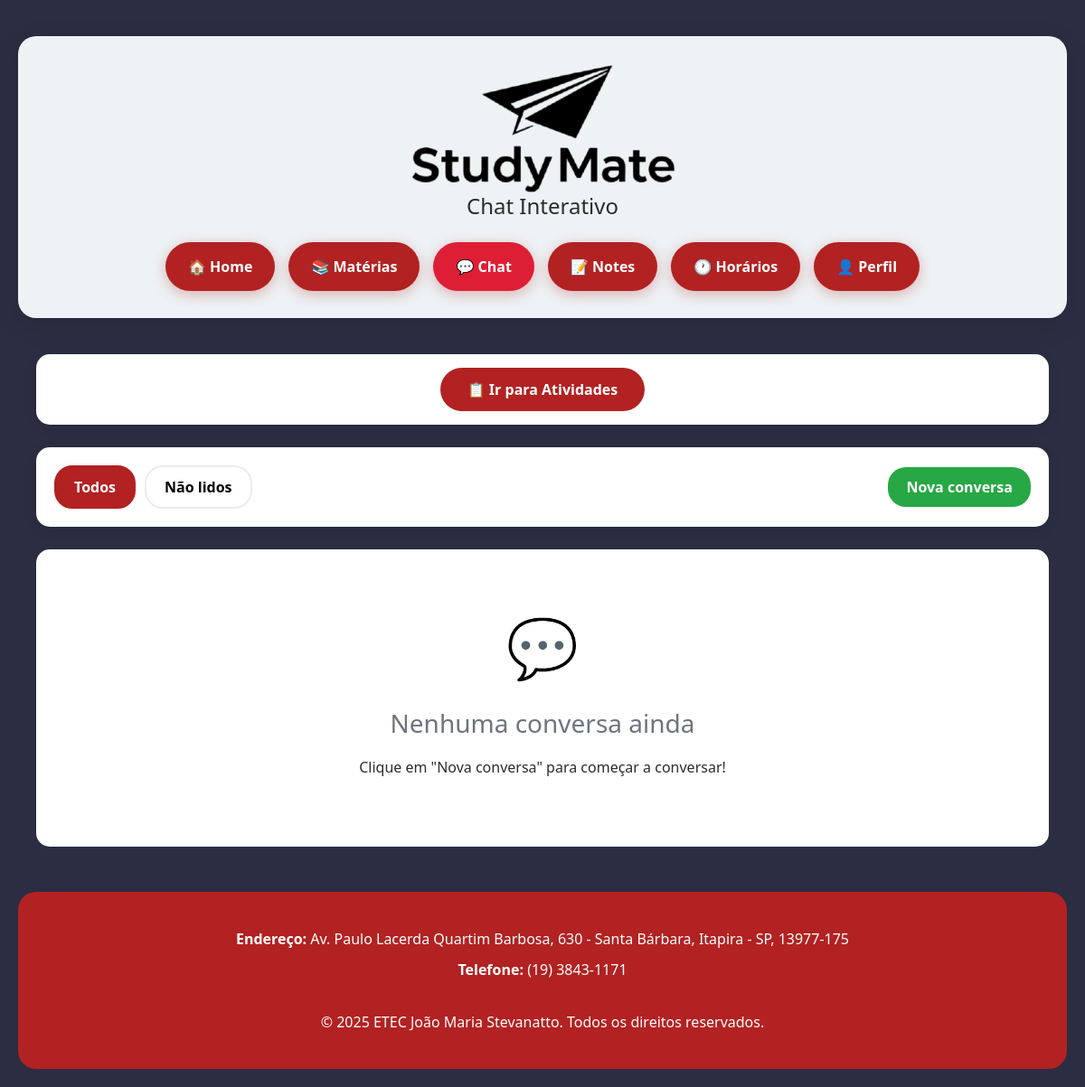
The app's page /chat/ (signed in), older data.
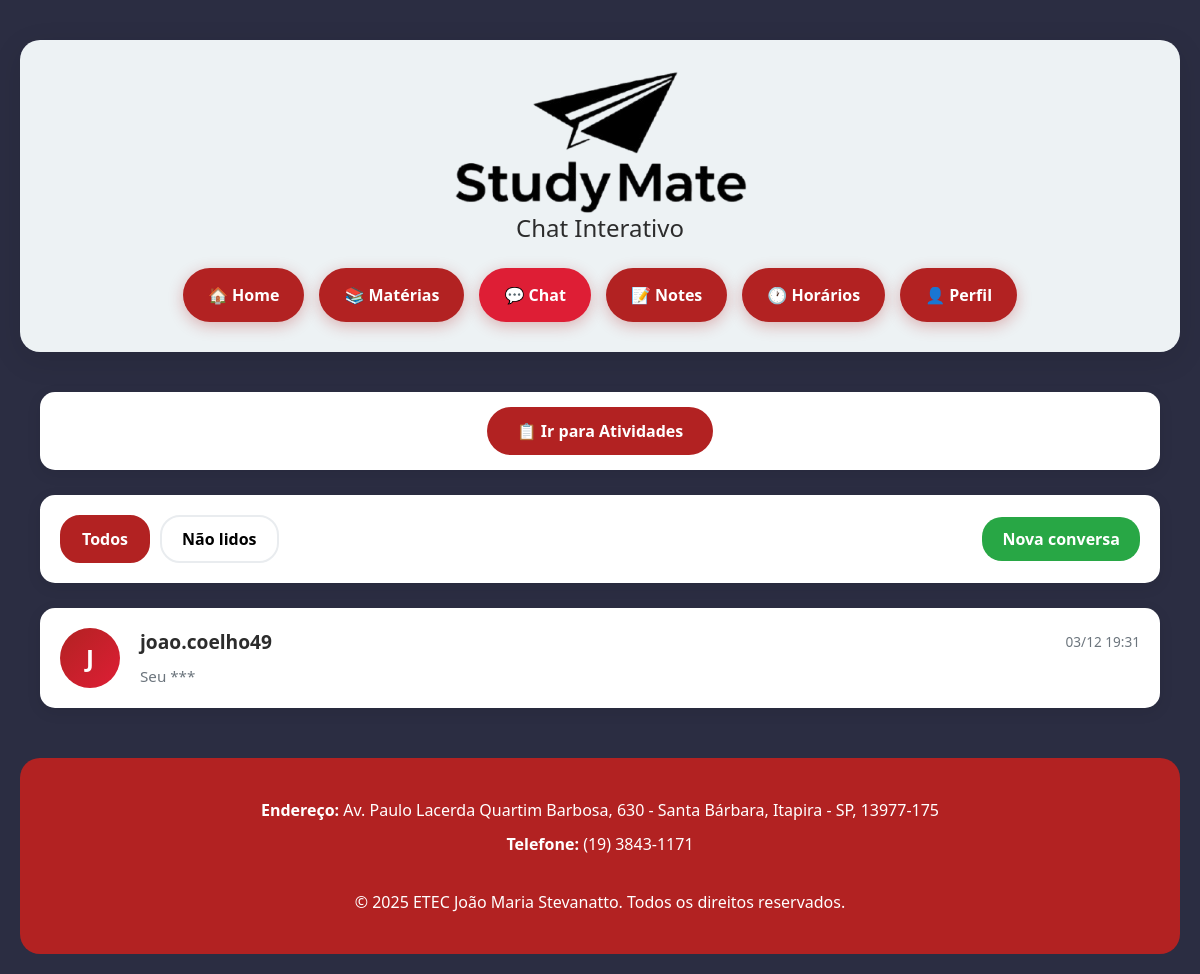
The same page, newer data.
### chat/models.py (models this page shows, shortened)
class Chat(models.Model):
    remetente = models.ForeignKey(
        User,
        related_name="chats_enviados",
        on_delete=models.CASCADE,
        verbose_name='Remetente'
    )
    destinatario = models.ForeignKey(
        User,
        related_name="chats_recebidos",
        on_delete=models.CASCADE,
        verbose_name='Destinatário'
    )
    data_criacao = models.DateTimeField(auto_now_add=True, verbose_name='Criado em')
    class Meta:
        verbose_name = 'Chat'
        verbose_name_plural = 'Chats'
        ordering = ['-data_criacao']
        unique_together = ('remetente', 'destinatario')
    def get_ultima_mensagem(self):
        return self.mensagens.order_by('-data_envio').first()
    def get_mensagens_nao_lidas(self, usuario):
        return self.mensagens.filter(
            remetente=self.get_outro_usuario(usuario),
            lida=False
        ).count()
    def get_outro_usuario(self, usuario):
        if self.remetente == usuario:
            return self.destinatario
        return self.remetente

class Mensagem(models.Model):
    chat = models.ForeignKey(
        Chat,
        related_name="mensagens",
        on_delete=models.CASCADE,
        verbose_name='Chat'
    )
    remetente = models.ForeignKey(
        User,
        related_name="mensagens_enviadas",
        on_delete=models.CASCADE,
        verbose_name='Remetente'
    )
    mensagem = models.TextField(verbose_name='Mensagem')
    anexo = models.FileField(
        upload_to='chat_anexos/',
        null=True,
        blank=True,
        validators=[validate_file_size_chat, validate_file_extension_chat],
        verbose_name='Anexo'
    )
    data_envio = models.DateTimeField(auto_now_add=True, verbose_name='Enviado em')
    lida = models.BooleanField(default=False, verbose_name='Lida')
    data_leitura = models.DateTimeField(null=True, blank=True, verbose_name='Lida em')
    class Meta:
        verbose_name = 'Mensagem'
        verbose_name_plural = 'Mensagens'
        ordering = ['data_envio']

### accounts/models.py (models this page shows, shortened)
class User(AbstractUser):
    USER_TYPE_CHOICES = (
        ('admin', 'Administrador'),
        ('professor', 'Professor'),
        ('aluno', 'Aluno'),  # Atualizado de 'estudante' para 'aluno'
    )
    user_type = models.CharField(
        max_length=20,
        choices=USER_TYPE_CHOICES,
        default='aluno',  # Atualizado
        verbose_name='Tipo de Usuário'
    )
    matricula = models.CharField(max_length=20, blank=True, null=True, verbose_name='Matrícula')
    telefone = models.CharField(max_length=15, blank=True, null=True, verbose_name='Telefone')
    first_login = models.BooleanField(default=True, verbose_name='Primeiro Login')
    class Meta:
        verbose_name = 'Usuário'
        verbose_name_plural = 'Usuários'

### chat/views.py (the view)
# urls.py: path('', views.lista_chats, name='lista'),
@login_required
def lista_chats(request):
    user = request.user
    chats = Chat.objects.filter(
        Q(remetente=user) | Q(destinatario=user)
    ).annotate(
        ultima_mensagem_data=Max('mensagens__data_envio')
    ).order_by('-ultima_mensagem_data')
    filtro = request.GET.get('filtro', '')
    if filtro == 'nao_lidos':
        chats = [chat for chat in chats if chat.get_mensagens_nao_lidas(user) > 0]
    chats_data = []
    for chat in chats:
        outro_usuario = chat.get_outro_usuario(user)
        ultima_msg = chat.get_ultima_mensagem()
        nao_lidas = chat.get_mensagens_nao_lidas(user)
        chats_data.append({
            'chat': chat,
            'outro_usuario': outro_usuario,
            'ultima_mensagem': ultima_msg,
            'nao_lidas': nao_lidas,
        })
    context = {
        'chats_data': chats_data,
        'filtro_atual': filtro,
    }
    return render(request, 'chat/lista_chats.html', context)

### chat/templates/chat/lista_chats.html (shortened to what the changed rows need)
<!DOCTYPE html>
<html lang="pt-br">
<head>
    {% load static %}
    <link href="https://cdn.jsdelivr.net/npm/bootstrap@5.3.0/dist/css/bootstrap.min.css" rel="stylesheet">
</head>
<body>
    <div class="container1">
        <div class="container">
            <div class="chats-list" id="chatsList">
                {% for item in chats_data %}
                    <div class="chat-card" onclick="openChat({{ item.chat.id }})" data-chat-id="{{ item.chat.id }}">
                        <div class="chat-avatar">
                            {{ item.outro_usuario.username|slice:":1"|upper }}
                        </div>
                        <div class="chat-info">
                            <div class="chat-header">
                                <span class="chat-name">{{ item.outro_usuario.username }}</span>
                                {% if item.ultima_mensagem %}
                                    <span class="chat-time">{{ item.ultima_mensagem.data_envio|date:"d/m H:i" }}</span>
                                {% endif %}
                            </div>
                            <div style="display: flex; justify-content: space-between; align-items: center;">
                                <div class="chat-preview">
                                    {% if item.ultima_mensagem %}
                                        {{ item.ultima_mensagem.mensagem|truncatewords:8 }}
                                    {% else %}
                                        Nenhuma mensagem ainda
                                    {% endif %}
                                </div>
                            </div>
                        </div>
                    </div>
                {% empty %}
                    <div class="empty-state">
                        <div style="font-size: 4rem; margin-bottom: 20px;">💬</div>
                        <h3>Nenhuma conversa ainda</h3>
                        <p>Clique em "Nova conversa" para começar a conversar!</p>
                    </div>
                {% endfor %}
            </div>
        </div>
    </div>
</body>
</html>

Row changes from the older to the newer data that the page shows:
added Chat: outro_usuario.username "J", outro_usuario.username "joao.coelho49", ultima_mensagem.data_envio "03/12 19:31", ultima_mensagem.mensagem "Seu ***"
Text that changed along with them:
text no longer shown: "💬 Nenhuma conversa ainda Clique em \"Nova conversa\" para começar a conversar!"
